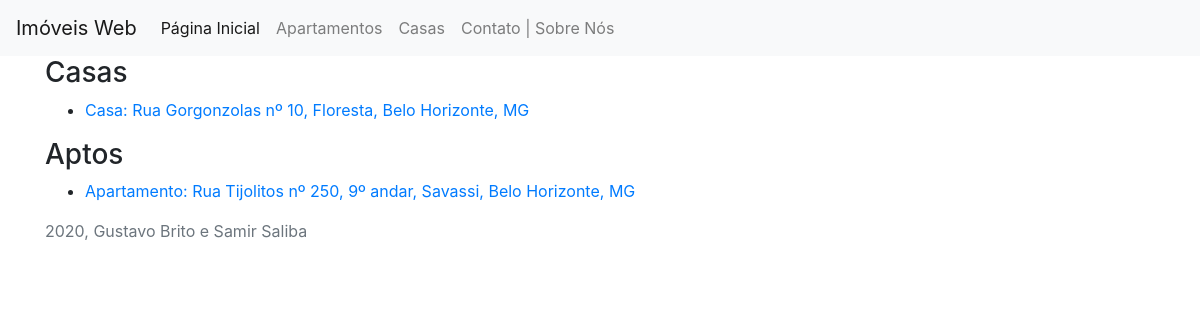
The page /imvwb/ on the database as committed earlier.
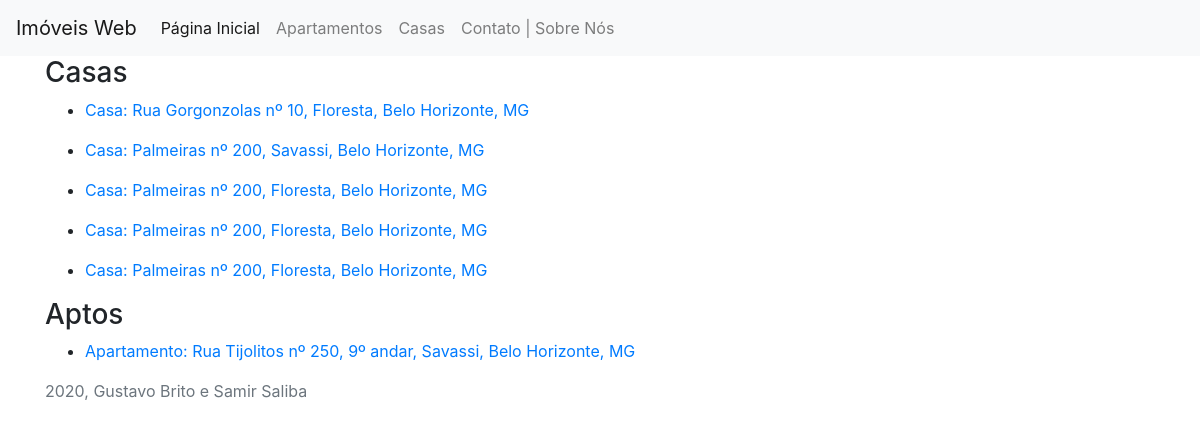
The same page on the database as committed later.
### imvwb/models.py (models this page shows, shortened)
class Imovel(models.Model):
    num_quartos = models.PositiveSmallIntegerField(blank=False)
    num_salas_estar = models.PositiveSmallIntegerField(blank=False)
    num_salas_jantar = models.PositiveSmallIntegerField(blank=False)
    area = models.PositiveSmallIntegerField(blank=False)
    num_vagas_garagem = models.PositiveSmallIntegerField(blank=False)
    possui_armario_embutido = models.BooleanField(default=False)
    descricao = models.TextField(max_length=500, blank=True)
    aluguel = models.PositiveIntegerField(blank=False)
    data_postagem = models.DateTimeField(auto_now_add=True)
    logradouro = models.CharField(max_length=50, blank=False)
    numero = models.PositiveSmallIntegerField(blank=False)
    bairro = models.ForeignKey(Bairro, on_delete=models.PROTECT)
    cidade = models.CharField(max_length=25, blank=False)
    uf = models.CharField(max_length=2, blank=False)

class Casa(Imovel):
    def __str__(self):
        return "Casa: {} nº {}, {}, {}, {}".format(self.logradouro, self.numero, self.bairro, self.cidade, self.uf)
    pass

class Imovel(models.Model):
    num_quartos = models.PositiveSmallIntegerField(blank=False)
    num_salas_estar = models.PositiveSmallIntegerField(blank=False)
    num_salas_jantar = models.PositiveSmallIntegerField(blank=False)
    area = models.PositiveSmallIntegerField(blank=False)
    num_vagas_garagem = models.PositiveSmallIntegerField(blank=False)
    possui_armario_embutido = models.BooleanField(default=False)
    descricao = models.TextField(max_length=500, blank=True)
    aluguel = models.PositiveIntegerField(blank=False)
    data_postagem = models.DateTimeField(auto_now_add=True)
    logradouro = models.CharField(max_length=50, blank=False)
    numero = models.PositiveSmallIntegerField(blank=False)
    bairro = models.ForeignKey(Bairro, on_delete=models.PROTECT)
    cidade = models.CharField(max_length=25, blank=False)
    uf = models.CharField(max_length=2, blank=False)

class Bairro(models.Model):
    nome = models.CharField(max_length=30, blank=False)
    def __str__(self):
        return self.nome

class Apartamento(Imovel):
    andar = models.PositiveSmallIntegerField(blank=False)
    valor_condominio = models.PositiveSmallIntegerField(blank=False)
    possui_portaria_24h = models.BooleanField(default=None)
    def __str__(self):
        return "Apartamento: {} nº {}, {}º andar, {}, {}, {}".format(self.logradouro, self.numero, self.andar, self.bairro, self.cidade, self.uf)

### imvwb/views.py (the view)
# urls.py: path('', views.index, name='index'),
def index(request):
    casas = Casa.objects.order_by('data_postagem')[:5]
    aptos = Apartamento.objects.order_by('data_postagem')[:5]
    context = {
        'casas':casas,
        'aptos':aptos
    }
    return render(request, 'imvwb/index.html', context)

### imvwb/templates/imvwb/index.html
{% extends "./base.html" %}
{% block content %}
<h3>Casas</h3>
{% for casa in casas %}
    <ul>
        <li><a href="{% url 'imvwb:detail_casa' casa.id %}">{{casa}}</a></li>
    </ul>
{% endfor %}
<h3>Aptos</h3>
{% for apto in aptos %}
    <ul>
        <li><a href="{% url 'imvwb:detail_apto' apto.id %}">{{apto}}</a></li>
    </ul>
{% endfor %}
{% endblock %}

Rows that differ between the two databases and show on the page:
added Casa: nome "Casa: Palmeiras nº 200, Savassi, Belo Horizonte, MG"
added Casa: nome "Casa: Palmeiras nº 200, Floresta, Belo Horizonte, MG"
added Casa: nome "Casa: Palmeiras nº 200, Floresta, Belo Horizonte, MG"
added Casa: nome "Casa: Palmeiras nº 200, Floresta, Belo Horizonte, MG"
